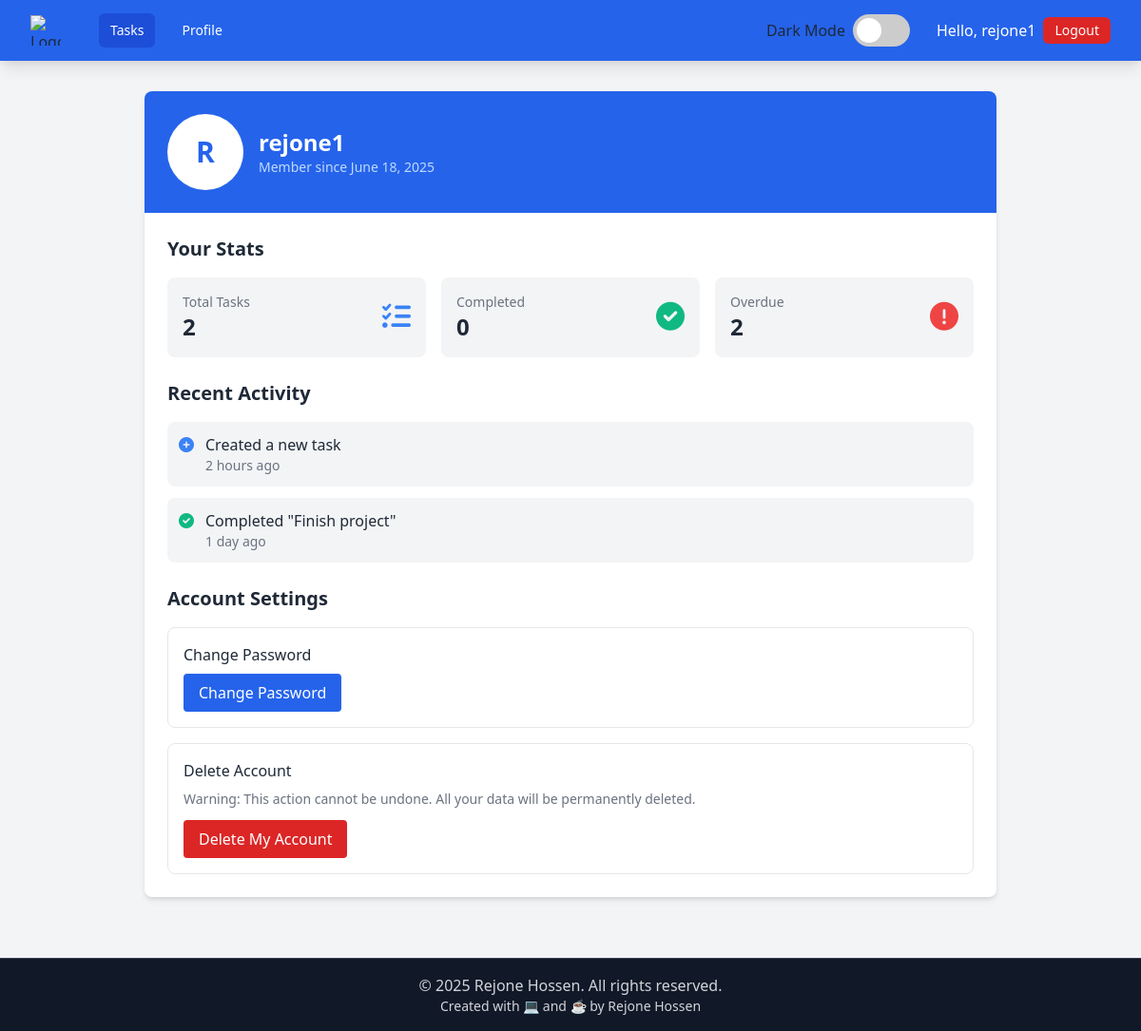
Screenshot of /profile/ (signed in) with the database file from the repository.
### core/models.py (models this page shows, shortened)
class CustomUser(AbstractUser):
    email = models.EmailField(unique=True)
    profile_picture = models.ImageField(
        upload_to=user_profile_image_path,
        default='default_profile.png',
        blank=True,
        null=True
    )
    bio = models.TextField(blank=True, null=True)
    theme = models.CharField(
        max_length=10,
        choices=[('light', 'Light'), ('dark', 'Dark')],
        default='light'
    )
    is_premium = models.BooleanField(default=True)  # All users premium by default in your project
    created_at = models.DateTimeField(default=timezone.now)
    updated_at = models.DateTimeField(auto_now=True)
    USERNAME_FIELD = 'username'
    REQUIRED_FIELDS = ['email']

### core/views.py (the view)
# urls.py: path('profile/', views.profile, name='profile'),
@login_required
def profile(request):
    user = request.user
    tasks_count = Task.objects.filter(user=user).count()
    completed_count = Task.objects.filter(user=user, completed=True).count()
    overdue_count = Task.objects.filter(user=user, due_date__lt=timezone.now(), completed=False).count()
    context = {
        'user': user,
        'tasks_count': tasks_count,
        'completed_count': completed_count,
        'overdue_count': overdue_count,
    }
    return render(request, 'tasks/profile.html', context)

### template/tasks/profile.html (shortened to what this page needs)
{% extends "base.html" %}
{% block content %}
<div class="max-w-4xl mx-auto bg-white dark:bg-gray-800 rounded-lg shadow-md overflow-hidden">
    <div class="bg-blue-600 dark:bg-gray-700 p-6 text-white">
        <div class="flex items-center">
            <div class="mr-4">
                <div class="w-20 h-20 rounded-full bg-white flex items-center justify-center text-blue-600 text-3xl font-bold">
                    {{ user.username|first|upper }}
                </div>
            </div>
            <div>
                <h1 class="text-2xl font-bold">{{ user.username }}</h1>
                <p class="text-sm text-blue-200 dark:text-gray-400">Member since {{ user.date_joined|date:"F j, Y" }}</p>
            </div>
        </div>
    </div>
    <div class="p-6">
        <h2 class="text-xl font-bold mb-4">Your Stats</h2>
        <div class="grid grid-cols-1 md:grid-cols-3 gap-4 mb-6">
            <div class="bg-gray-100 dark:bg-gray-700 rounded-lg p-4">
                <div class="flex items-center justify-between">
                    <div>
                        <p class="text-sm text-gray-500 dark:text-gray-400">Total Tasks</p>
                        <p class="text-2xl font-bold">{{ tasks_count }}</p>
                    </div>
                    <div class="text-blue-500">
                        <i class="fas fa-tasks text-3xl"></i>
                    </div>
                </div>
            </div>
            <div class="bg-gray-100 dark:bg-gray-700 rounded-lg p-4">
                <div class="flex items-center justify-between">
                    <div>
                        <p class="text-sm text-gray-500 dark:text-gray-400">Completed</p>
                        <p class="text-2xl font-bold">{{ completed_count }}</p>
                    </div>
                    <div class="text-green-500">
                        <i class="fas fa-check-circle text-3xl"></i>
                    </div>
                </div>
            </div>
            <div class="bg-gray-100 dark:bg-gray-700 rounded-lg p-4">
                <div class="flex items-center justify-between">
                    <div>
                        <p class="text-sm text-gray-500 dark:text-gray-400">Overdue</p>
                        <p class="text-2xl font-bold">{{ overdue_count }}</p>
                    </div>
                    <div class="text-red-500">
                        <i class="fas fa-exclamation-circle text-3xl"></i>
                    </div>
                </div>
            </div>
        </div>
        <div class="mb-6">
            <h2 class="text-xl font-bold mb-4">Recent Activity</h2>
            <div class="space-y-3">
                <div class="flex items-start p-3 bg-gray-100 dark:bg-gray-700 rounded-lg">
                    <div class="mr-3 text-blue-500">
                        <i class="fas fa-plus-circle"></i>
                    </div>
                    <div>
                        <p class="font-medium">Created a new task</p>
                        <p class="text-sm text-gray-500 dark:text-gray-400">2 hours ago</p>
                    </div>
                </div>
                <div class="flex items-start p-3 bg-gray-100 dark:bg-gray-700 rounded-lg">
                    <div class="mr-3 text-green-500">
                        <i class="fas fa-check-circle"></i>
                    </div>
                    <div>
                        <p class="font-medium">Completed "Finish project"</p>
                        <p class="text-sm text-gray-500 dark:text-gray-400">1 day ago</p>
                    </div>
                </div>
            </div>
        </div>
        <div>
            <h2 class="text-xl font-bold mb-4">Account Settings</h2>
            <div class="space-y-4">
                <div class="p-4 border rounded-lg">
                    <h3 class="font-medium mb-2">Change Password</h3>
                    <a href="" class="inline-block bg-blue-600 text-white py-2 px-4 rounded hover:bg-blue-700">
                        Change Password
                    </a>
                </div>
                <div class="p-4 border rounded-lg">
                    <h3 class="font-medium mb-2">Delete Account</h3>
                    <p class="text-sm text-gray-500 dark:text-gray-400 mb-3">Warning: This action cannot be undone. All your data will be permanently deleted.</p>
                    <button class="bg-red-600 text-white py-2 px-4 rounded hover:bg-red-700">
                        Delete My Account
                    </button>
                </div>
            </div>
        </div>
    </div>
</div>
{% endblock %}

### template/base.html (shortened to what this page needs)
{% load static %}
<!DOCTYPE html>
<html lang="en" class="{% if dark_mode %}dark{% endif %}">
<head>
    <link href="https://cdn.jsdelivr.net/npm/tailwindcss@2.2.19/dist/tailwind.min.css" rel="stylesheet">
    <link rel="stylesheet" href="https://cdnjs.cloudflare.com/ajax/libs/font-awesome/6.0.0-beta3/css/all.min.css">
    <link rel="stylesheet" href="{% static 'css/styles.css' %}">
</head>
<body class="bg-gray-100 dark:bg-gray-900 text-gray-800 dark:text-gray-200 transition-colors duration-200">
    <nav class="bg-blue-600 dark:bg-gray-800 shadow-lg">
        <div class="max-w-7xl mx-auto px-4 sm:px-6 lg:px-8">
            <div class="flex items-center justify-between h-16">
                <div class="flex items-center">
                    <div class="flex-shrink-0">
                        <img class="h-8 w-8" src="{% static 'images/logo.png' %}" alt="Logo">
                    </div>
                    <div class="hidden md:block">
                        <div class="ml-10 flex items-baseline space-x-4">
                            <a href="{% url 'task_list' %}" class="px-3 py-2 rounded-md text-sm font-medium text-white bg-blue-700 dark:bg-gray-700">Tasks</a>
                            <a href="{% url 'profile' %}" class="px-3 py-2 rounded-md text-sm font-medium text-white hover:bg-blue-700 dark:hover:bg-gray-700">Profile</a>
                        </div>
                    </div>
                </div>
                <div class="hidden md:block">
                    <div class="ml-4 flex items-center md:ml-6">
                        <div class="mr-4 flex items-center">
                            <span class="mr-2">Dark Mode</span>
                            <label class="switch">
                                <span class="slider round"></span>
                            </label>
                        </div>
                        <div class="ml-3 relative">
                            <div class="flex items-center">
                                <span class="mr-2 text-white">Hello, {{ request.user.username }}</span>
                                <a href="{% url 'logout' %}" class="px-3 py-1 rounded-md text-sm font-medium text-white bg-red-600 hover:bg-red-700">Logout</a>
                            </div>
                        </div>
                    </div>
                </div>
            </div>
        </div>
    </nav>
    <div class="container mx-auto px-4 py-8">
        {% block content %}{% endblock %}
    </div>
    <footer class="bg-gray-900 text-gray-300 text-center py-4 mt-8 shadow-xl border-t border-gray-700">
        <p>© <span id="year"></span> Rejone Hossen. All rights reserved.</p>
        <p class="text-sm">Created with 💻 and ☕ by Rejone Hossen</p>
    </footer>
</body>
</html>

### static/css/styles.css (style rules this page uses)
.switch { position: relative; display: inline-block; width: 60px; height: 34px; }
.slider { position: absolute; cursor: pointer; top: 0; left: 0; right: 0; bottom: 0; background-color: #ccc; transition: .4s; }
.slider:before { position: absolute; content: ""; height: 26px; width: 26px; left: 4px; bottom: 4px; background-color: white; transition: .4s; }
.slider.round { border-radius: 34px; }
.slider.round:before { border-radius: 50%; }
body, .task-card, .modal-content { transition: background-color 0.3s ease, color 0.3s ease; }

### rows the page displays
CustomUser: user.username "rejone1", username|first "R", username "rejone1", date_joined "June 18, 2025"

### other values shown
{{ tasks_count }} "2"
{{ completed_count }} "0"
{{ overdue_count }} "2"
